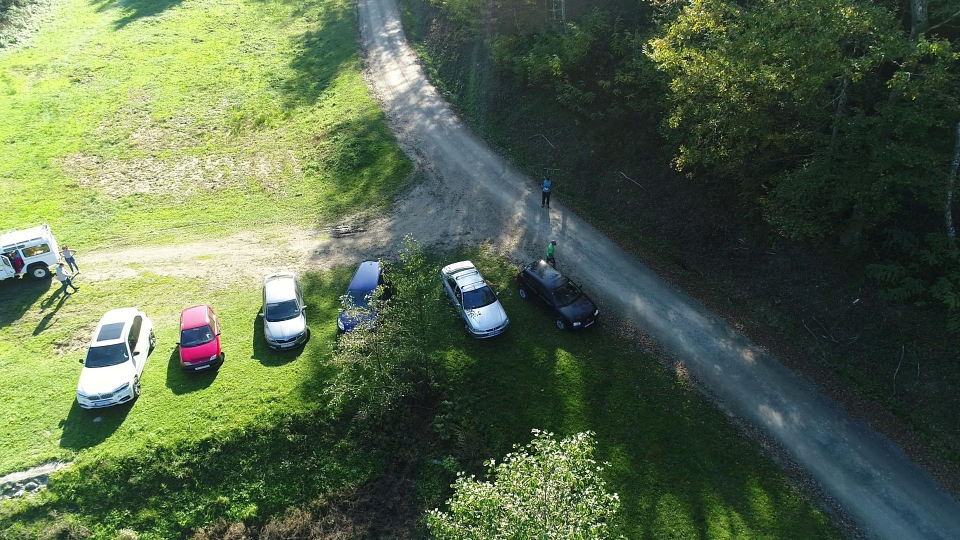
#> input picture dataset/images/train/gss1031_jpg.rf.8e55af7de5383078887f05fbde0df4a4.jpg, 1920 x 1080 px (shown at 1/2 size); its folder holds only this picture in this run
$ jupyter execute --allow-errors 'pré_processing.ipynb'
#> lines starting #> are read from the running program, lines starting #| are printed output that depends on the picture
[cell 1]
from ultralytics import YOLO
import os, json, random, shutil
import cv2
import matplotlib.pyplot as plt
from pathlib import Path
import numpy as np

[cell 2]
def adjust_brightness_contrast(image, brightness_factor=None, contrast_factor=None):
    """
    Adjust brightness and contrast of an image
    """
    if brightness_factor is None:
        brightness_factor = random.uniform(0.6, 1.4)
    if contrast_factor is None:
        contrast_factor = random.uniform(0.7, 1.3)

    # Adjust brightness
    bright_img = cv2.multiply(image, brightness_factor)

    # Adjust contrast
    mean = np.mean(bright_img)
    contrast_img = cv2.addWeighted(bright_img, contrast_factor, mean, 0, 0)

    # Clip values to valid range [0, 255]
    final_img = np.clip(contrast_img, 0, 255).astype(np.uint8)

    return final_img, brightness_factor, contrast_factor


# [27 lines left out: functions rotate_point, rotate_yolo_annotation, not called in this run]


def ajouter_brouillard(image, intensite=0.5):
    """add fog effect to an image"""
    image = image.astype(np.float32) / 255.0

    hauteur, largeur = image.shape[:2]
    bruit = np.random.normal(loc=0.5, scale=0.5, size=(hauteur, largeur)).astype(np.float32)
    brouillard = cv2.GaussianBlur(bruit, (0, 0), sigmaX=max(1.0, hauteur/10), sigmaY=max(1.0, largeur/10))

    brouillard = cv2.normalize(brouillard, None, 0, 1, cv2.NORM_MINMAX)
    brouillard = brouillard[:, :, np.newaxis]
    brouillard = np.repeat(brouillard, 3, axis=2)

    image_brouillard = cv2.addWeighted(image, 1 - float(intensite), brouillard, float(intensite), 0)
    image_brouillard = (np.clip(image_brouillard, 0.0, 1.0) * 255).astype(np.uint8)

    return image_brouillard

def build_tilt_transform_matrix(w, h, tilt_deg):
    """Return a 3x3 perspective transform matrix that simulates an X-axis tilt.
    tilt_deg: positive tilts the top edge away (makes top narrower), negative brings it closer.
    """
    # Limit tilt to avoid degenerate transforms
    max_tilt = 15  # reduced from 60 to 15 degrees
    tilt_deg = np.clip(tilt_deg, -max_tilt, max_tilt)

    # Strength parameter derived from angle; map degrees to a vertical shift factor
    t = np.tan(np.radians(tilt_deg)) * 0.5  # scale down to reasonable perspective

    # Define source points (corners of the image)
    src = np.array([[0, 0], [w - 1, 0], [w - 1, h - 1], [0, h - 1]], dtype=np.float32)

    # Calculate how much to move top edge inward (toward center) based on t
    dx = t * w
    # Move top-left and top-right towards center by dx
    dst_top_left = np.array([dx, 0])
    dst_top_right = np.array([w - 1 - dx, 0])

    # Optionally scale vertical positions to simulate foreshortening
    # y_scale reduces the height perceived for the top when tilting away
    y_scale = 1.0 - abs(t) * 0.5
    dst_bottom_right = np.array([w - 1, (h - 1) * y_scale + (1 - y_scale) * h * 0.5])
    dst_bottom_left = np.array([0, (h - 1) * y_scale + (1 - y_scale) * h * 0.5])

    dst = np.vstack([dst_top_left, dst_top_right, dst_bottom_right, dst_bottom_left]).astype(np.float32)

    # Compute perspective transform
    M = cv2.getPerspectiveTransform(src, dst)
    return M


# [48 lines left out: functions transform_point, yolo_to_corners, corners_to_yolo, not called in this run]


def creer_dataset_augmente(
    dossier_images_source,
    dossier_labels_source,
    dossier_images_destination,
    dossier_labels_destination,
    n_rotations=200,
    n_fog=250,
    n_brightness=200,
    n_rotations_x=100,
    deg_x=15
):
      # Creation of destination folders if they do not exist
    Path(dossier_images_destination).mkdir(parents=True, exist_ok=True)
    Path(dossier_labels_destination).mkdir(parents=True, exist_ok=True)

    # convertion in Path objects
    source_images = Path(dossier_images_source)
    source_labels = Path(dossier_labels_source)
    dest_images = Path(dossier_images_destination)
    dest_labels = Path(dossier_labels_destination)

    # take all images from source folder
    extensions_valides = ('.png', '.jpg', '.jpeg', '.bmp', '.tiff')
    toutes_images = [f for f in source_images.iterdir()
                     if f.suffix.lower() in extensions_valides]

    print(f" Number of images found :  {len(toutes_images)}")

    compteur = {
        'originales': 0,
        'rotations': 0,
        'fog': 0,
        'brightness': 0,
        'rotations_x':0
    }

    # 1. Copie of the original images
    print("\n Copy of the original images...")
    for img_path in toutes_images:
        # Copie
        shutil.copy2(img_path, dest_images / img_path.name)

        # Copie if label exists
        label_path = source_labels / f"{img_path.stem}.txt"
        if label_path.exists():
            shutil.copy2(label_path, dest_labels / f"{img_path.stem}.txt")

        compteur['originales'] += 1

    print(f" {compteur['originales']} copied original images")

    # 2. ADD ROTATIONS
    print(f"\n add {n_rotations} rotated images...")
    images_pour_rotation = random.sample(toutes_images, min(n_rotations, len(toutes_images)))
    angles = [90, 180, 270]

    for img_path in images_pour_rotation:
        angle = random.choice(angles)

        # lecture
        img = cv2.imread(str(img_path))
        if img is None:
            continue

        # rotation
        height, width = img.shape[:2]
        center = (width // 2, height // 2)
        rotation_matrix = cv2.getRotationMatrix2D(center, angle, 1.0)
        rotated_img = cv2.warpAffine(img, rotation_matrix, (width, height))

        # saving
        nouveau_nom = f"{img_path.stem}_rot{angle}{img_path.suffix}"
        cv2.imwrite(str(dest_images / nouveau_nom), rotated_img)

        # copie label if exists
        label_path = source_labels / f"{img_path.stem}.txt"
        if label_path.exists():
            with open(label_path, 'r') as f:
                annotations = f.readlines()

            rotated_annotations = []
            for ann in annotations:
                ann_parts = list(map(float, ann.strip().split()))
                rotated_ann = rotate_yolo_annotation(ann_parts, angle)
                rotated_annotations.append(' '.join(map(str, rotated_ann)))

            with open(dest_labels / f"{img_path.stem}_rot{angle}.txt", 'w') as f:
                f.write('\n'.join(rotated_annotations))

        compteur['rotations'] += 1

    print(f" {compteur['rotations']} images with rotation added")

    # 3. ADD IMAGES WITH BROUILLARD
    print(f"\n  add {n_fog} images with fog...")
    images_pour_fog = random.sample(toutes_images, min(n_fog, len(toutes_images)))

    for img_path in images_pour_fog:
        # Lire l'image
        img = cv2.imread(str(img_path))
        if img is None:
            continue

        # add fog
        intensite = random.uniform(0.2, 0.7)
        img_fog = ajouter_brouillard(img, intensite=intensite)

        # Saving
        nouveau_nom = f"fog_{img_path.name}"
        cv2.imwrite(str(dest_images / nouveau_nom), img_fog)

        # copi label if exists
        label_path = source_labels / f"{img_path.stem}.txt"
        if label_path.exists():
            shutil.copy2(label_path, dest_labels / f"fog_{img_path.stem}.txt")

        compteur['fog'] += 1

    print(f" {compteur['fog']} images with fog added")

    # 4. ADD IMAGES WITH MODIFIED BRIGHTNESS/CONTRAST
    print(f"\n Add {n_brightness} images with modified brightness/contrast...")
    images_pour_brightness = random.sample(toutes_images, min(n_brightness, len(toutes_images)))

    for img_path in images_pour_brightness:
        # lecture
        img = cv2.imread(str(img_path))
        if img is None:
            continue

        # modifier brightness/contrast
        adjusted_img, brightness, contrast = adjust_brightness_contrast(img)

        # Sauvegarder
        nouveau_nom = f"bright_{img_path.name}"
        cv2.imwrite(str(dest_images / nouveau_nom), adjusted_img)


        label_path = source_labels / f"{img_path.stem}.txt"
        if label_path.exists():
            shutil.copy2(label_path, dest_labels / f"bright_{img_path.stem}.txt")

        compteur['brightness'] += 1

    print(f" {compteur['brightness']} images with added brightness/contrast")

    print(f"\n Add {n_rotations_x} images with x-axis rotation (perspective)...")
    images_pour_rotation_x = random.sample(toutes_images, min(n_rotations_x, len(toutes_images)))

    for img_path in images_pour_rotation_x:
        # Read image
        img = cv2.imread(str(img_path))
        if img is None:
            print(f"Failed to read image: {img_path}")
            continue

        h, w = img.shape[:2]
        tilt_deg = random.uniform(-deg_x, deg_x)

        # Build transform matrix and apply
        M = build_tilt_transform_matrix(w, h, tilt_deg)
        tilted = cv2.warpPerspective(img, M, (w, h), flags=cv2.INTER_LINEAR)

        # Save tilted image
        nouveau_nom = f"{img_path.stem}_tilt{int(tilt_deg)}{img_path.suffix}"
        cv2.imwrite(str(dest_images / nouveau_nom), tilted)

        # Process annotation file if it exists
        label_path = source_labels / f"{img_path.stem}.txt"
        transformed_annotations = []

        if label_path.exists():
            with open(label_path, 'r') as f:
                annotations = [line.strip() for line in f if line.strip()]

            for ann in annotations:
                parts = ann.split()
                class_id = int(parts[0])
                vals = list(map(float, parts[1:5]))
                corners = yolo_to_corners(vals[0], vals[1], vals[2], vals[3], w, h)
                transformed_corners = [transform_point(c, M) for c in corners]
                new_box = corners_to_yolo(transformed_corners, w, h, class_id)
                if new_box is not None:
                    transformed_annotations.append(new_box)

            # Write transformed labels
            if transformed_annotations:
                with open(dest_labels / f"{img_path.stem}_tilt{int(tilt_deg)}.txt", 'w') as f:
                    for ann in transformed_annotations:
                        f.write(' '.join(map(str, ann)) + '\n')

        compteur['rotations_x'] += 1

    print(f" {compteur['rotations_x']} images with x-axis rotation added")

    # RÉSUMÉ FINAL
    total = sum(compteur.values())
    print("\n" + "="*60)
    print("Resume of dataset augmentation:")
    print("="*60)
    print(f"original images:        {compteur['originales']}")
    print(f"rotated images:     {compteur['rotations']}")
    print(f"fog images:   {compteur['fog']}")
    print(f"images with brigthness:   {compteur['brightness']}")
    print(f"{'─'*60}")
    print(f"TOTAL:                    {total} images")
    print("="*60)
    print(f"\nDataset creates in: {dossier_images_destination}")
    print(f" Labels creates in: {dossier_labels_destination}")


# UTILISATION
#> (the rest of this cell did not finish here and is left out)

#> in creer_dataset_augmente, img is the input picture: shape (1080, 1920, 3); mean B, G, R 75.2, 103.7, 87.1
#> in creer_dataset_augmente, `rotated_img = cv2.warpAffine(img, rotation_matrix, (width, height))`:
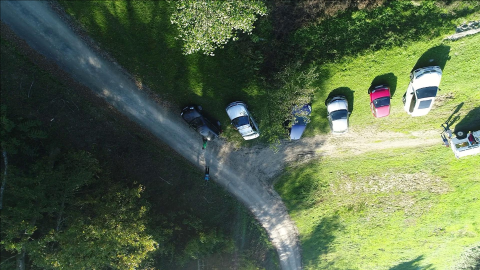
#> rotated_img: shape (1080, 1920, 3) (shown at 1/4 size); mean B, G, R 75, 103.4, 87
#> in ajouter_brouillard, `brouillard = cv2.GaussianBlur(bruit, (0, 0), sigmaX=max(1.0, hauteur/1..`:
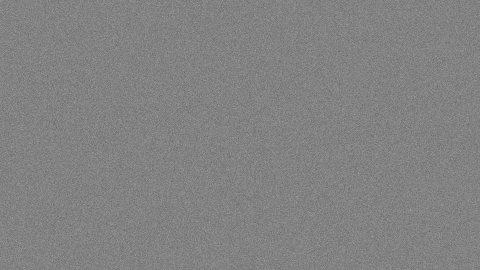
#> bruit: shape (1080, 1920) float32 (shown at 1/4 size); min -2, max 2.9, mean 0.5; drawn with min black and max white
#> in ajouter_brouillard, `image_brouillard = cv2.addWeighted(image, 1 - float(intensite), brouil..`:
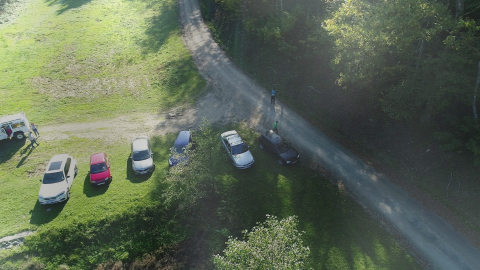
#> image_brouillard: shape (1080, 1920, 3) float32 (shown at 1/4 size); mean of channels 0, 1, 2 0.333, 0.408, 0.365; drawn as B, G, R
#> in adjust_brightness_contrast, `mean = np.mean(bright_img)`: mean = 81.92
#> in creer_dataset_augmente, `adjusted_img, brightness, contrast = adjust_brightness_contrast(img)`: brightness = 0.924; contrast = 1.17
#> in creer_dataset_augmente, `tilted = cv2.warpPerspective(img, M, (w, h), flags=cv2.INTER_LINEAR)`:
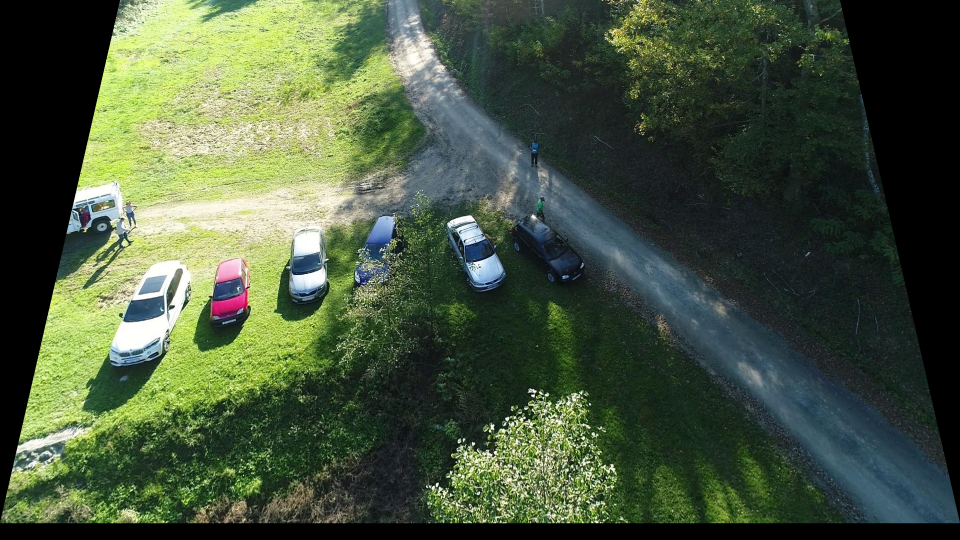
#> tilted: shape (1080, 1920, 3) (shown at 1/2 size); mean B, G, R 61.4, 84.9, 70.5
    creer_dataset_augmente(
        dossier_images_source="./dataset/images/valid",
        dossier_labels_source="./dataset/labels/valid",
        dossier_images_destination="./dataset_augmente/images/valid",
        dossier_labels_destination="./dataset_augmente/labels/valid",
        n_rotations=50,
        n_fog=50,
        n_brightness=50,
        n_rotations_x=50
    )
    creer_dataset_augmente(
        dossier_images_source="./dataset/images/test",
        dossier_labels_source="./dataset/labels/test",
        dossier_images_destination="./dataset_augmente/images/test",
        dossier_labels_destination="./dataset_augmente/labels/test",
        n_rotations=50,
        n_fog=50,
        n_brightness=50,
        n_rotations_x=50
    )

$ run again, on dataset/images/train/gss1147_jpg.rf.4e848f84d5191f287ee8870f1f6b9e24.jpg
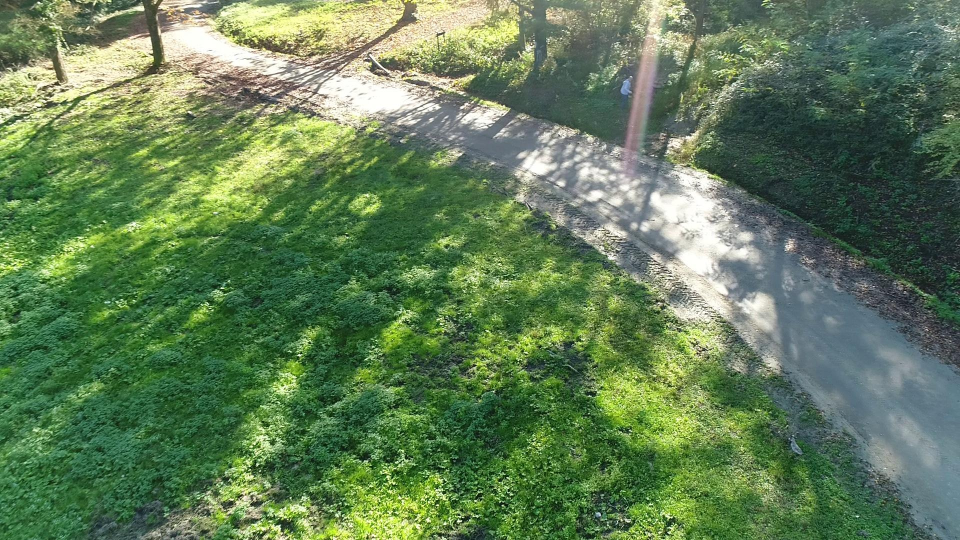
#> input picture dataset/images/train/gss1147_jpg.rf.4e848f84d5191f287ee8870f1f6b9e24.jpg, 1920 x 1080 px (shown at 1/2 size)
#> in creer_dataset_augmente, img is the input picture: shape (1080, 1920, 3); mean B, G, R 86.8, 125.3, 97.6
#> in ajouter_brouillard, `image_brouillard = cv2.addWeighted(image, 1 - float(intensite), brouil..`:
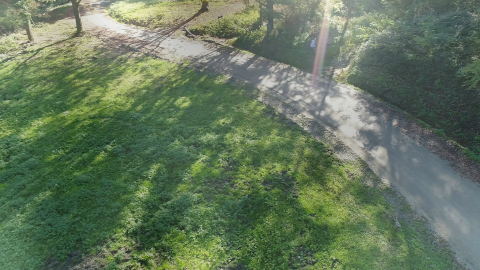
#> image_brouillard: shape (1080, 1920, 3) float32 (shown at 1/4 size); mean of channels 0, 1, 2 0.364, 0.465, 0.392; drawn as B, G, R
#> mean = 95.41
#> brightness = 0.924; contrast = 1.17
#> in creer_dataset_augmente, `tilted = cv2.warpPerspective(img, M, (w, h), flags=cv2.INTER_LINEAR)`:
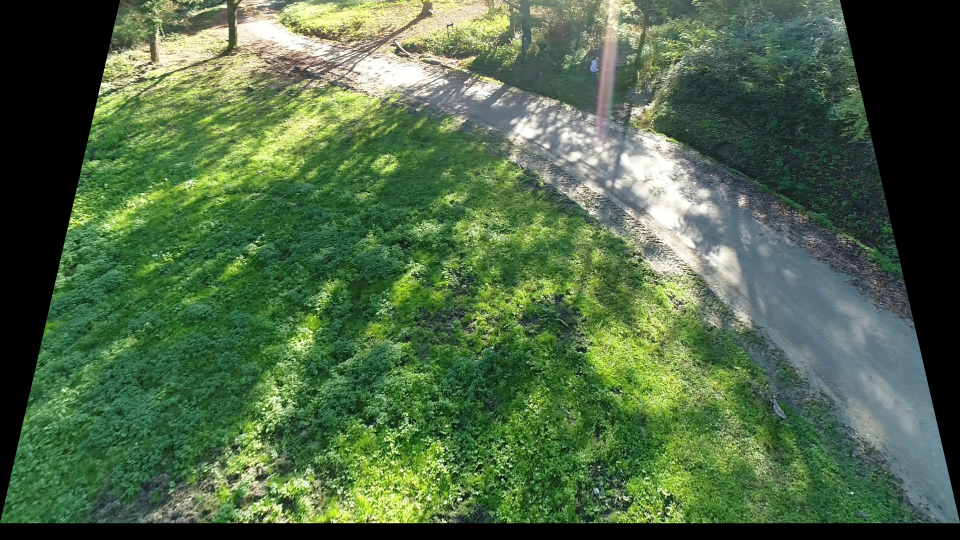
#> tilted: shape (1080, 1920, 3) (shown at 1/2 size); mean B, G, R 70.2, 104.5, 78.8

$ run again, on dataset/images/train/gss1156_jpg.rf.bc686f6b42ac8aa21b55c30ededcaca7.jpg
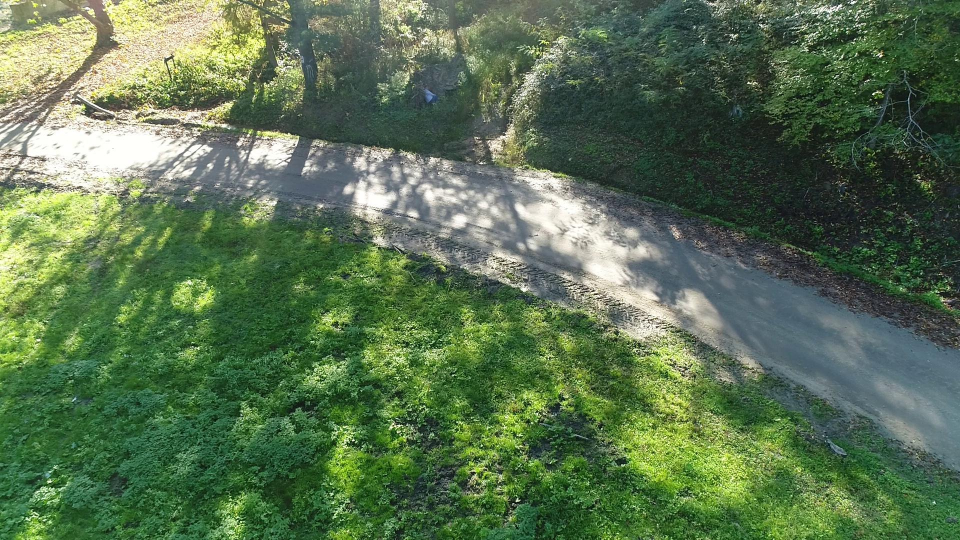
#> input picture dataset/images/train/gss1156_jpg.rf.bc686f6b42ac8aa21b55c30ededcaca7.jpg, 1920 x 1080 px (shown at 1/2 size)
#> in creer_dataset_augmente, img is the input picture: shape (1080, 1920, 3); mean B, G, R 80.6, 113.6, 89.4
#> in ajouter_brouillard, `image_brouillard = cv2.addWeighted(image, 1 - float(intensite), brouil..`:
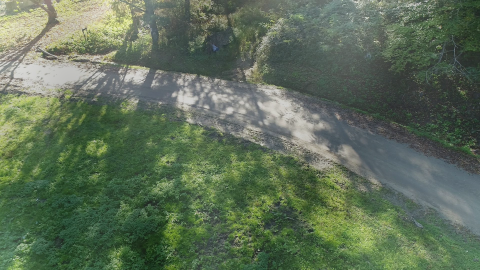
#> image_brouillard: shape (1080, 1920, 3) float32 (shown at 1/4 size); mean of channels 0, 1, 2 0.347, 0.434, 0.371; drawn as B, G, R
#> mean = 87.35
#> brightness = 0.924; contrast = 1.17
#> in creer_dataset_augmente, `tilted = cv2.warpPerspective(img, M, (w, h), flags=cv2.INTER_LINEAR)`:
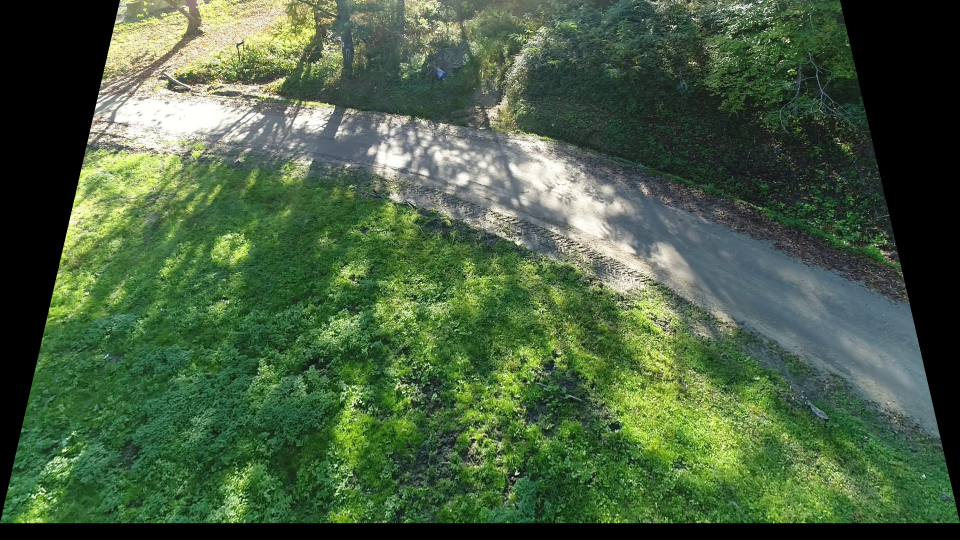
#> tilted: shape (1080, 1920, 3) (shown at 1/2 size); mean B, G, R 65.1, 95.7, 72.7
